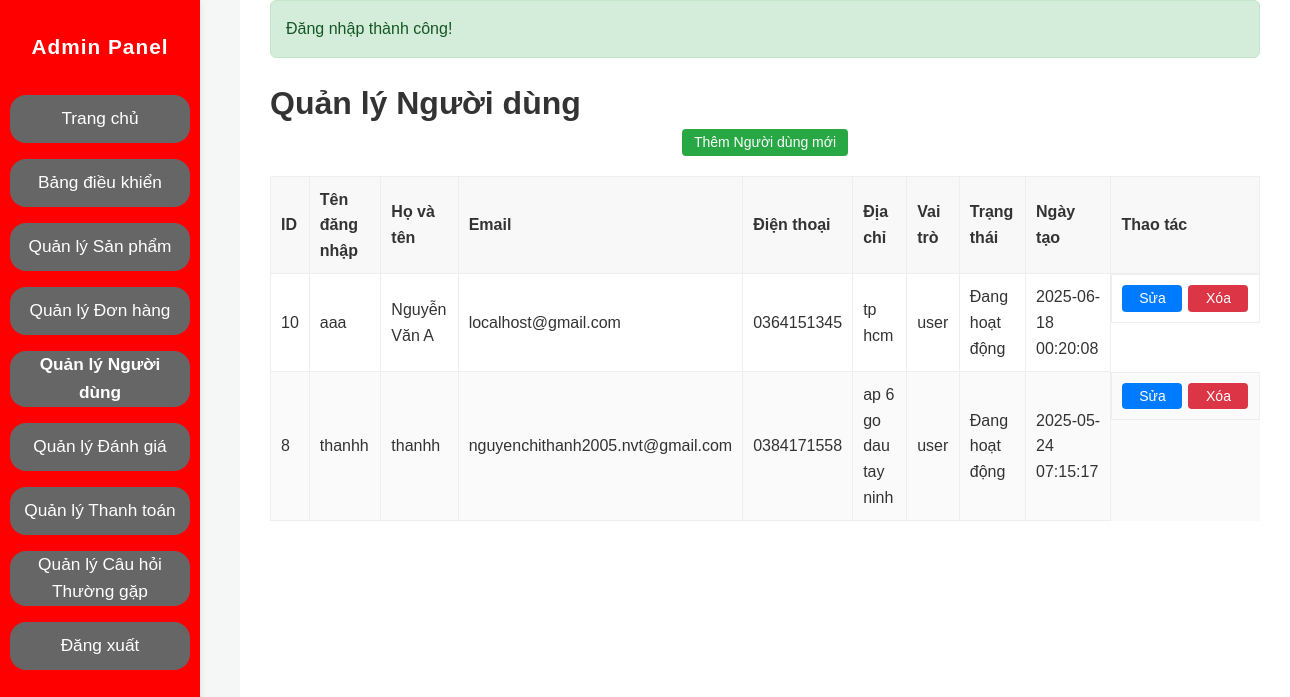
Screenshot of /admin/users.php (signed in) with the database file from the repository.
### tables this page shows
CREATE TABLE `users` (
  `id` int(11) NOT NULL,
  `username` varchar(50) NOT NULL,
  `name` varchar(100) NOT NULL,
  `email` varchar(100) NOT NULL,
  `password` varchar(255) NOT NULL,
  `phone` varchar(20) DEFAULT NULL,
  `address` text DEFAULT NULL,
  `role` enum('user','admin') DEFAULT 'user',
  `status` enum('active','inactive') DEFAULT 'active',
  `created_at` timestamp NOT NULL DEFAULT current_timestamp(),
  `updated_at` timestamp NOT NULL DEFAULT current_timestamp() ON UPDATE current_timestamp(),
  `reset_token` varchar(64) DEFAULT NULL,
  `reset_token_expires` datetime DEFAULT NULL
);

### admin/users.php (the view, shortened to what this page needs)
<?php
require_once '../config/database.php';
require_once '../includes/functions.php';
$user_status_vietnamese = [
    'active' => 'Đang hoạt động',
    'inactive' => 'Ngừng hoạt động',
    'pending' => 'Đang chờ kích hoạt',
    'banned' => 'Đã cấm'
];
$page_title = 'Quản lý Người dùng';
$result_users = $conn->query("SELECT * FROM users WHERE role != 'admin' ORDER BY created_at DESC");
$users = $result_users->fetch_all(MYSQLI_ASSOC);
?>
<!DOCTYPE html>
<html lang="vi">
<head>
    <link rel="stylesheet" href="../css/style.css">
    <link rel="stylesheet" href="css/admin.css">
</head>
<body>
    <div class="admin-wrapper">
        <aside class="admin-sidebar">
            <h2>Admin Panel</h2>
            <nav>
                <ul>
                    <li><a href="../index.php" class="sidebar-link">Trang chủ</a></li>
                    <?php $current_page = basename($_SERVER['PHP_SELF']); ?>
                    <li><a href="index.php" class="sidebar-link <?php echo ($current_page == 'index.php') ? 'active' : ''; ?>">Bảng điều khiển</a></li>
                    <li><a href="products.php" class="sidebar-link <?php echo ($current_page == 'products.php') ? 'active' : ''; ?>">Quản lý Sản phẩm</a></li>
                    <li><a href="orders.php" class="sidebar-link <?php echo ($current_page == 'orders.php') ? 'active' : ''; ?>">Quản lý Đơn hàng</a></li>
                    <li><a href="users.php" class="sidebar-link <?php echo ($current_page == 'users.php') ? 'active' : ''; ?>">Quản lý Người dùng</a></li>
                    <li><a href="reviews.php" class="sidebar-link <?php echo ($current_page == 'reviews.php') ? 'active' : ''; ?>">Quản lý Đánh giá</a></li>
                    <li><a href="online_payments.php" class="sidebar-link <?php echo ($current_page == 'online_payments.php') ? 'active' : ''; ?>">Quản lý Thanh toán</a></li>
                    <li><a href="faq_manage.php" class="sidebar-link <?php echo ($current_page == 'faq_manage.php') ? 'active' : ''; ?>">Quản lý Câu hỏi Thường gặp</a></li>
                    <li><a href="../logout.php" class="sidebar-link">Đăng xuất</a></li>
                </ul>
            </nav>
        </aside>
        <div class="admin-main-content">
            <main class="admin-content">
                <?php echo showMessage(); ?>
                <h1><?php echo $page_title; ?></h1>
                <div class="admin-actions" style="margin-bottom: 20px;">
                    <a href="user_add.php" class="admin-btn admin-btn-primary">Thêm Người dùng mới</a>
                </div>
                 <div class="admin-table-container">
                    <table class="admin-table">
                        <thead>
                            <tr>
                                <th>ID</th>
                                <th>Tên đăng nhập</th>
                                <th>Họ và tên</th>
                                <th>Email</th>
                                <th>Điện thoại</th>
                                <th>Địa chỉ</th>
                                <th>Vai trò</th>
                                <th>Trạng thái</th>
                                <th>Ngày tạo</th>
                                <th>Thao tác</th>
                            </tr>
                        </thead>
                        <tbody>
                            <?php if (!empty($users)): ?>
                                <?php foreach ($users as $user): ?>
                                    <tr>
                                        <td><?php echo $user['id']; ?></td>
                                        <td><?php echo htmlspecialchars($user['username']); ?></td>
                                        <td><?php echo htmlspecialchars($user['name']); ?></td>
                                        <td><?php echo htmlspecialchars($user['email']); ?></td>
                                        <td><?php echo htmlspecialchars($user['phone'] ?? ''); ?></td>
                                        <td><?php echo htmlspecialchars($user['address'] ?? ''); ?></td>
                                        <td><?php echo $user['role']; ?></td>
                                        <td><?php echo htmlspecialchars($user_status_vietnamese[$user['status']] ?? $user['status']); ?></td>
                                        <td><?php echo $user['created_at']; ?></td>
                                        <td class="admin-actions">
                                            <a href="user_edit.php?id=<?php echo $user['id']; ?>" class="admin-btn admin-btn-secondary">Sửa</a>
                                            <a href="user_delete.php?id=<?php echo $user['id']; ?>" class="admin-btn admin-btn-danger" onclick="return confirm('Bạn có chắc chắn muốn xóa người dùng này không?');">Xóa</a>
                                        </td>
                                    </tr>
                                <?php endforeach; ?>
                            <?php else: ?>
                                <tr>
                                    <td colspan="10">Không có người dùng nào (trừ admin).</td>
                                </tr>
                            <?php endif; ?>
                        </tbody>
                    </table>
                </div>
            </main>
        </div>
    </div>
</body>
</html>

### css/style.css (style rules this page uses)
* { margin: 0; padding: 0; box-sizing: border-box; }
html { overflow-x: hidden; scroll-behavior: smooth; }
body { font-family: -apple-system, BlinkMacSystemFont, "Segoe UI", Roboto, Helvetica, Arial, sans-serif, "Apple Color Emoji", "Segoe UI Emoji", "Segoe UI Symbol"; line-height: 1.6; color: #333; background-color: #f8f9fa; display: flex; flex-direction: column; min-height: 100vh; }
main { flex-grow: 1; padding-top: 20px; padding-bottom: 20px; }

### admin/css/admin.css (style rules this page uses)
body { background-color: #f4f7f6; margin: 0; font-family: Arial, sans-serif; }
.admin-wrapper { display: flex; min-height: 100vh; }
.admin-sidebar { background: #ff0000; width: 200px; height: 100%; position: fixed; left: 0; margin: 0; padding: 30px 0 0 0; display: flex; flex-direction: column; align-items: center; box-shadow: 0 2px 8px rgba(0,0,0,0.08); z-index: 1000; }
.admin-sidebar h2 { text-align: center; margin-bottom: 32px; color: #fff; font-size: 1.3rem; letter-spacing: 1px; }
.admin-sidebar nav ul { display: flex; flex-direction: column; gap: 16px; padding: 0; align-items: center; width: 100%; margin: 0; }
.admin-sidebar nav ul li { margin: 0; width: 100%; }
.sidebar-link { width: 90%; min-height: 48px; background: #666; color: #fff; border-radius: 16px; display: flex; align-items: center; justify-content: center; font-size: 1.08rem; font-weight: 500; text-align: center; text-decoration: none; transition: background 0.2s, color 0.2s; box-sizing: border-box; padding: 0 8px; margin: 0 auto; gap: 10px; }
.sidebar-link.active { background: #666; color: #fff; font-weight: bold; }
.admin-main-content { flex: 1; padding: 0 30px 30px 30px; background: #fff; min-height: 100vh; padding-top: 0 !important; margin-left: 240px; }
.admin-table-container { overflow-x: auto; }
.admin-table { width: 100%; border-collapse: collapse; margin-bottom: 20px; }
.admin-table th, .admin-table td { border: 1px solid #eee; padding: 10px; text-align: left; }
.admin-table th { background: #f8f8f8; }
.admin-table tbody tr:nth-child(even) { background: #fafafa; }
.admin-actions { display: flex; gap: 6px; align-items: center; justify-content: center; }
.admin-actions a { display: inline-block; margin: 0; min-width: 60px; text-align: center; font-size: 14px; padding: 5px 12px; border-radius: 4px; line-height: 1.2; }
.admin-btn { padding: 5px 12px; font-size: 14px; border-radius: 4px; margin: 0; }
.admin-btn-secondary { background-color: #007bff; color: #fff !important; text-decoration: none !important; }
.admin-btn-danger { background-color: #dc3545; color: #fff !important; text-decoration: none !important; }
.admin-btn-primary { background-color: #28a745; color: #fff !important; text-decoration: none !important; }
.admin-content { margin-top: 0 !important; padding-top: 0 !important; }

### rows the page displays
users: id "10", username "aaa", name "Nguyễn Văn A", email "localhost@gmail.com", phone "0364151345", address "tp hcm", role "user", status "Đang hoạt động", created_at "2025-06-18 00:20:08"
users: id "8", username "thanhh", name "thanhh", email "nguyenchithanh2005.nvt@gmail.com", phone "0384171558", address "ap 6 go dau tay ninh", role "user", status "Đang hoạt động", created_at "2025-05-24 07:15:17"

### other values shown
$text "Đăng nhập thành công!"
$page_title "Quản lý Người dùng"
